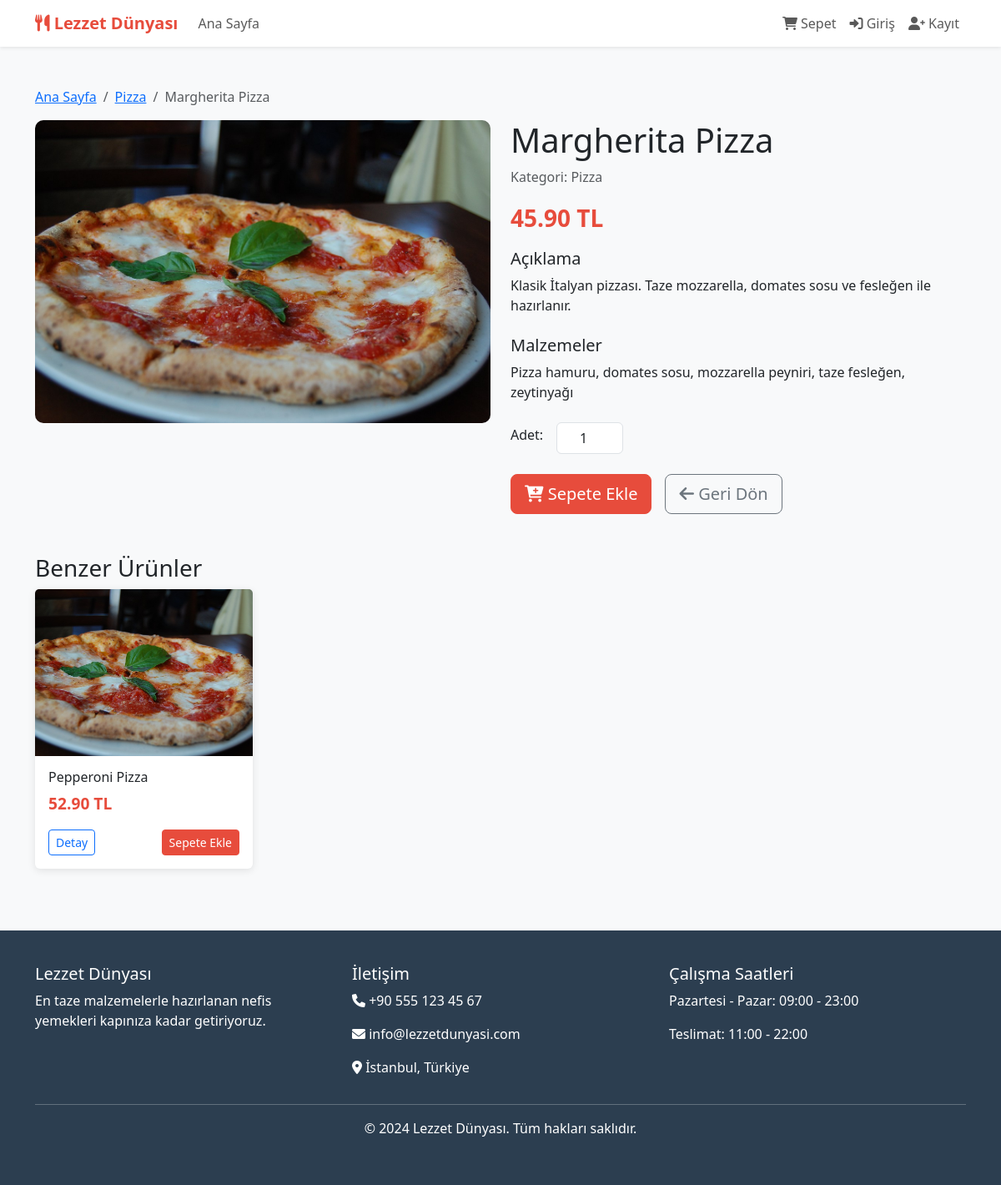
Screenshot of /product.php?id=1 with the database file from the repository.
### tables this page shows
CREATE TABLE products (
        id INTEGER PRIMARY KEY AUTOINCREMENT,
        name VARCHAR(100) NOT NULL,
        description TEXT,
        price DECIMAL(10,2) NOT NULL,
        category VARCHAR(50) NOT NULL,
        image VARCHAR(255),
        ingredients TEXT,
        stock_quantity INTEGER DEFAULT 0,
        is_active BOOLEAN DEFAULT 1,
        created_at DATETIME DEFAULT CURRENT_TIMESTAMP
    );

### includes/functions.php (called while the page is built, shortened)
<?php
function isLoggedIn() {
    return isset($_SESSION['user_id']);
}
function formatPrice($price) {
    return number_format($price, 2) . ' TL';
}
?>

### product.php (the view, shortened to what this page needs)
<?php
require_once 'includes/db.php';
require_once 'includes/functions.php';
$product_id = isset($_GET['id']) ? (int)$_GET['id'] : 0;
$stmt = $db->prepare("SELECT * FROM products WHERE id = ?");
$stmt->execute([$product_id]);
$product = $stmt->fetch();
$stmt = $db->prepare("SELECT * FROM products WHERE category = ? AND id != ? LIMIT 4");
$stmt->execute([$product['category'], $product_id]);
$similar_products = $stmt->fetchAll();
?>
<!DOCTYPE html>
<html lang="tr">
<head>
    <link href="https://cdn.jsdelivr.net/npm/bootstrap@5.3.0/dist/css/bootstrap.min.css" rel="stylesheet">
    <link href="https://cdnjs.cloudflare.com/ajax/libs/font-awesome/6.0.0/css/all.min.css" rel="stylesheet">
    <link href="assets/css/style.css" rel="stylesheet">
</head>
<body>
    <nav class="navbar navbar-expand-lg navbar-light bg-white shadow-sm">
        <div class="container">
            <a class="navbar-brand" href="index.php">
                <i class="fas fa-utensils"></i> Lezzet Dünyası
            </a>
            <div class="collapse navbar-collapse" id="navbarNav">
                <ul class="navbar-nav me-auto">
                    <li class="nav-item">
                        <a class="nav-link" href="index.php">Ana Sayfa</a>
                    </li>
                </ul>
                <ul class="navbar-nav">
                    <li class="nav-item">
                        <a class="nav-link position-relative" href="cart.php">
                            <i class="fas fa-shopping-cart"></i> Sepet
                        </a>
                    </li>
                    <?php if (isLoggedIn()): ?>
                        <li class="nav-item">
                            <a class="nav-link" href="profile.php">
                                <i class="fas fa-user"></i> Profil
                            </a>
                        </li>
                        <li class="nav-item">
                            <a class="nav-link" href="logout.php">
                                <i class="fas fa-sign-out-alt"></i> Çıkış
                            </a>
                        </li>
                    <?php else: ?>
                        <li class="nav-item">
                            <a class="nav-link" href="login.php">
                                <i class="fas fa-sign-in-alt"></i> Giriş
                            </a>
                        </li>
                        <li class="nav-item">
                            <a class="nav-link" href="register.php">
                                <i class="fas fa-user-plus"></i> Kayıt
                            </a>
                        </li>
                    <?php endif; ?>
                </ul>
            </div>
        </div>
    </nav>
    <div class="container my-5">
        <nav aria-label="breadcrumb">
            <ol class="breadcrumb">
                <li class="breadcrumb-item"><a href="index.php">Ana Sayfa</a></li>
                <li class="breadcrumb-item"><a href="index.php?category=<?php echo $product['category']; ?>"><?php echo ucfirst($product['category']); ?></a></li>
                <li class="breadcrumb-item active"><?php echo $product['name']; ?></li>
            </ol>
        </nav>
        <div class="row">
            <div class="col-md-6">
                <img src="assets/uploads/<?php echo $product['image']; ?>"
                     class="product-image w-100" alt="<?php echo $product['name']; ?>">
            </div>
            <div class="col-md-6">
                <h1><?php echo $product['name']; ?></h1>
                <p class="text-muted">Kategori: <?php echo ucfirst($product['category']); ?></p>
                <p class="price fs-3"><?php echo formatPrice($product['price']); ?></p>
                <div class="mb-4">
                    <h5>Açıklama</h5>
                    <p><?php echo nl2br($product['description']); ?></p>
                </div>
                <div class="mb-4">
                    <h5>Malzemeler</h5>
                    <p><?php echo $product['ingredients'] ?? 'Malzeme bilgisi mevcut değil.'; ?></p>
                </div>
                <div class="d-flex align-items-center mb-4">
                    <label for="quantity" class="form-label me-3">Adet:</label>
                    <input type="number" id="quantity" class="form-control quantity-input" value="1" min="1" max="10">
                </div>
                <div class="d-grid gap-2 d-md-flex">
                    <button onclick="addToCartWithQuantity(<?php echo $product['id']; ?>, '<?php echo $product['name']; ?>')"
                            class="btn btn-primary btn-lg me-md-2">
                        <i class="fas fa-cart-plus"></i> Sepete Ekle
                    </button>
                    <a href="index.php" class="btn btn-outline-secondary btn-lg">
                        <i class="fas fa-arrow-left"></i> Geri Dön
                    </a>
                </div>
            </div>
        </div>
        <?php if (!empty($similar_products)): ?>
        <div class="mt-5">
            <h3>Benzer Ürünler</h3>
            <div class="row">
                <?php foreach ($similar_products as $similar): ?>
                    <div class="col-md-3 col-sm-6 mb-4">
                        <div class="card product-card">
                            <img src="assets/uploads/<?php echo $similar['image']; ?>"
                                 class="card-img-top" alt="<?php echo $similar['name']; ?>">
                            <div class="card-body">
                                <h6 class="card-title"><?php echo $similar['name']; ?></h6>
                                <p class="price"><?php echo formatPrice($similar['price']); ?></p>
                                <div class="d-flex justify-content-between">
                                    <a href="product.php?id=<?php echo $similar['id']; ?>"
                                       class="btn btn-sm btn-outline-primary">Detay</a>
                                    <button onclick="addToCart(<?php echo $similar['id']; ?>, '<?php echo $similar['name']; ?>')"
                                            class="btn btn-sm btn-primary">Sepete Ekle</button>
                                </div>
                            </div>
                        </div>
                    </div>
                <?php endforeach; ?>
            </div>
        </div>
        <?php endif; ?>
    </div>
    <footer class="footer">
        <div class="container">
            <div class="row">
                <div class="col-md-4">
                    <h5>Lezzet Dünyası</h5>
                    <p>En taze malzemelerle hazırlanan nefis yemekleri kapınıza kadar getiriyoruz.</p>
                </div>
                <div class="col-md-4">
                    <h5>İletişim</h5>
                    <p><i class="fas fa-phone"></i> +90 555 123 45 67</p>
                    <p><i class="fas fa-envelope"></i> info@lezzetdunyasi.com</p>
                    <p><i class="fas fa-map-marker-alt"></i> İstanbul, Türkiye</p>
                </div>
                <div class="col-md-4">
                    <h5>Çalışma Saatleri</h5>
                    <p>Pazartesi - Pazar: 09:00 - 23:00</p>
                    <p>Teslimat: 11:00 - 22:00</p>
                </div>
            </div>
            <hr>
            <div class="text-center">
                <p>&copy; 2024 Lezzet Dünyası. Tüm hakları saklıdır.</p>
            </div>
        </div>
    </footer>
</body>
</html>

### assets/css/style.css (style rules this page uses)
:root { --primary-color: #e74c3c; --secondary-color: #f39c12; --success-color: #27ae60; --dark-color: #2c3e50; --light-color: #ecf0f1; --border-color: #bdc3c7; }
body { font-family: 'Segoe UI', Tahoma, Geneva, Verdana, sans-serif; background-color: #f8f9fa; }
.navbar-brand { font-weight: bold; color: var(--primary-color) !important; }
.btn-primary { background-color: var(--primary-color); border-color: var(--primary-color); }
.card { border: none; box-shadow: 0 2px 10px rgba(0,0,0,0.1); transition: transform 0.3s ease; }
.product-card { height: 100%; }
.product-card .card-img-top { height: 200px; object-fit: cover; }
.price { font-size: 1.2em; font-weight: bold; color: var(--primary-color); }
.footer { background-color: var(--dark-color); color: white; padding: 40px 0; margin-top: 50px; }
.product-image { max-width: 100%; height: auto; border-radius: 10px; }
.quantity-input { width: 80px; text-align: center; }

### rows the page displays
products: category "Pizza", name "Margherita Pizza", image (picture), price "45.90 TL", description "Klasik İtalyan pizzası. Taze mozzarella, domates sosu ve fesleğen ile hazırlanır.", ingredients "Pizza hamuru, domates sosu, mozzarella peyniri, taze fesleğen, zeytinyağı"
products: image (picture), name "Pepperoni Pizza", price "52.90 TL"
